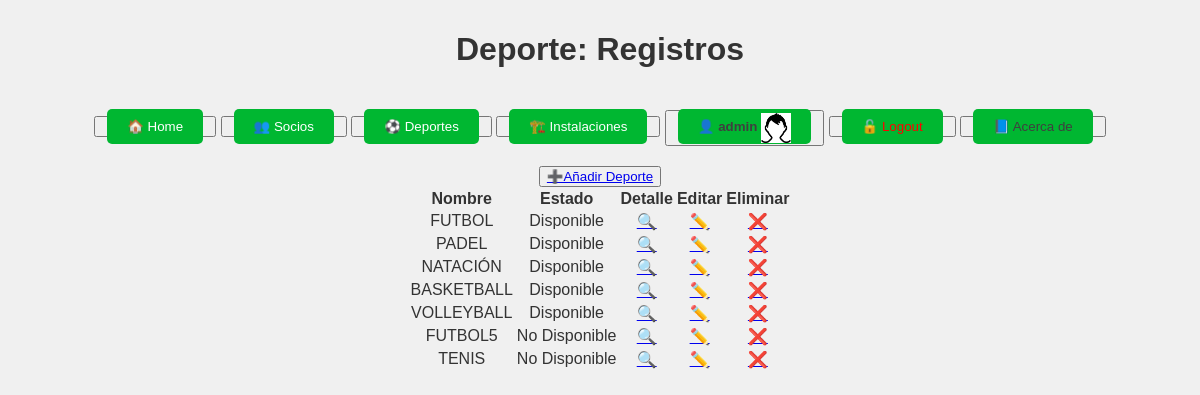
The page /deportes/ (signed in) on the database as committed earlier.
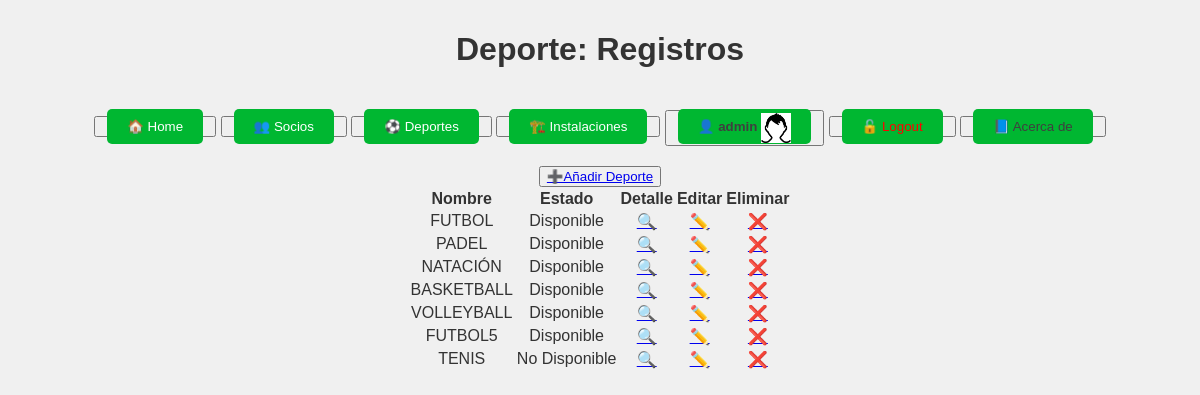
The same page on the database as committed later.
### club/models.py (models this page shows, shortened)
class Deporte(models.Model):
    instalaciones = models.ManyToManyField('Instalacion', related_name='deportes')
    nombre = models.CharField(max_length=100, unique=True)
    descripcion = models.TextField(blank=True, null=True)
    cuota_mensual = models.DecimalField(max_digits=8, decimal_places=2, help_text="Cuota mensual para participar en este deporte.")
    disponible = models.BooleanField(default=True)

### club/views.py (the view)
# urls.py: path('deportes/', DeporteListView.as_view(), name='deporte_list'),
class DeporteListView(LoginRequiredMixin, ListView):
    model = Deporte
    template_name = 'club/deporte_list.html'
    context_object_name = 'object_list'

### templates/club/deporte_list.html
{% extends 'club/base.html' %}
{% block titulo %}
    Deporte: Registros
{% endblock titulo %}
{% block main %}
    <button>
        <a href="{% url 'deporte_create' %}">➕Añadir Deporte</a>
    </button>
    <div style="display: flex; justify-content: center;">
        <table>
            <thead>
                <tr>
                    <th>Nombre</th>
                    <th>Estado</th>
                    <th>Detalle</th>
                    <th>Editar</th>
                    <th>Eliminar</th>
                </tr>
            </thead>
            <tbody>
                {% for object in object_list %}
                    <tr>
                        <td>{{ object.nombre|upper }}</td>
                        <td>{% if object.disponible %} Disponible {% else %} No Disponible {% endif %}</td>
                        <td><a href="{% url 'deporte_detail' object.id %}">🔍</a></td>
                        <td><a href="{% url 'deporte_edit' object.id %}">✏️</a></td>
                        <td><a href="{% url 'deporte_delete' object.id %}">❌</a></td>
                    </tr>
                {% empty %}
                    <tr>
                        <td colspan="5">No hay registros para mostrar</td>
                    </tr>
                {% endfor %}
            </tbody>
        </table>
    </div>
{% endblock main %}

Rows that differ between the two databases and show on the page:
changed Deporte "FUTBOL5": disponible "No Disponible" → "Disponible"
